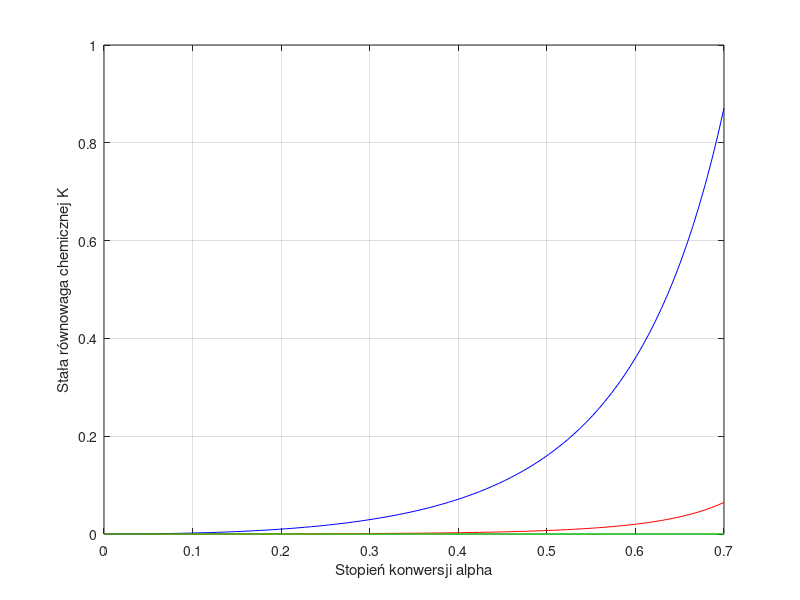

Write MATLAB code to recreate this figure.
clear; clc; close all;

X = linspace(0,0.7);

A = input('Stężenie początkowe dla A:') ;
B = input('Stężenie początkowe dla B:') ;

%równanie 1 A+B <-> 2C
C_A1 = A-(A*X) ;
C_B1 = B-(B*X) ;
C_C1 = 2*X ;
K1 = (C_C1.^2) ./ (C_A1.*C_B1) ;

%równanie 2 3A+B <-> 2C
C_A2 = (3*A)-(3*A*X) ;
C_B2 = C_B1 ;
C_C2 = C_C1 ;
K2 = (C_C2.^2) ./ ((C_A2.^2).*C_B2);

%równanie 3 A+4B <-> C
C_A3 = A-(A*X) ;
C_B3 = 4*B-(4*B*X) ;
C_C3 = X ;
K3 = (C_C3) ./ (C_A2.*(C_B3.^4)) ;

%wykresy
plot(X,K1,'b')
hold on
plot(X,K2,'r')
plot(X,K3,'g')
xlabel('Stopień konwersji alpha')
ylabel('Stała równowaga chemicznej K')
grid on
hold off




